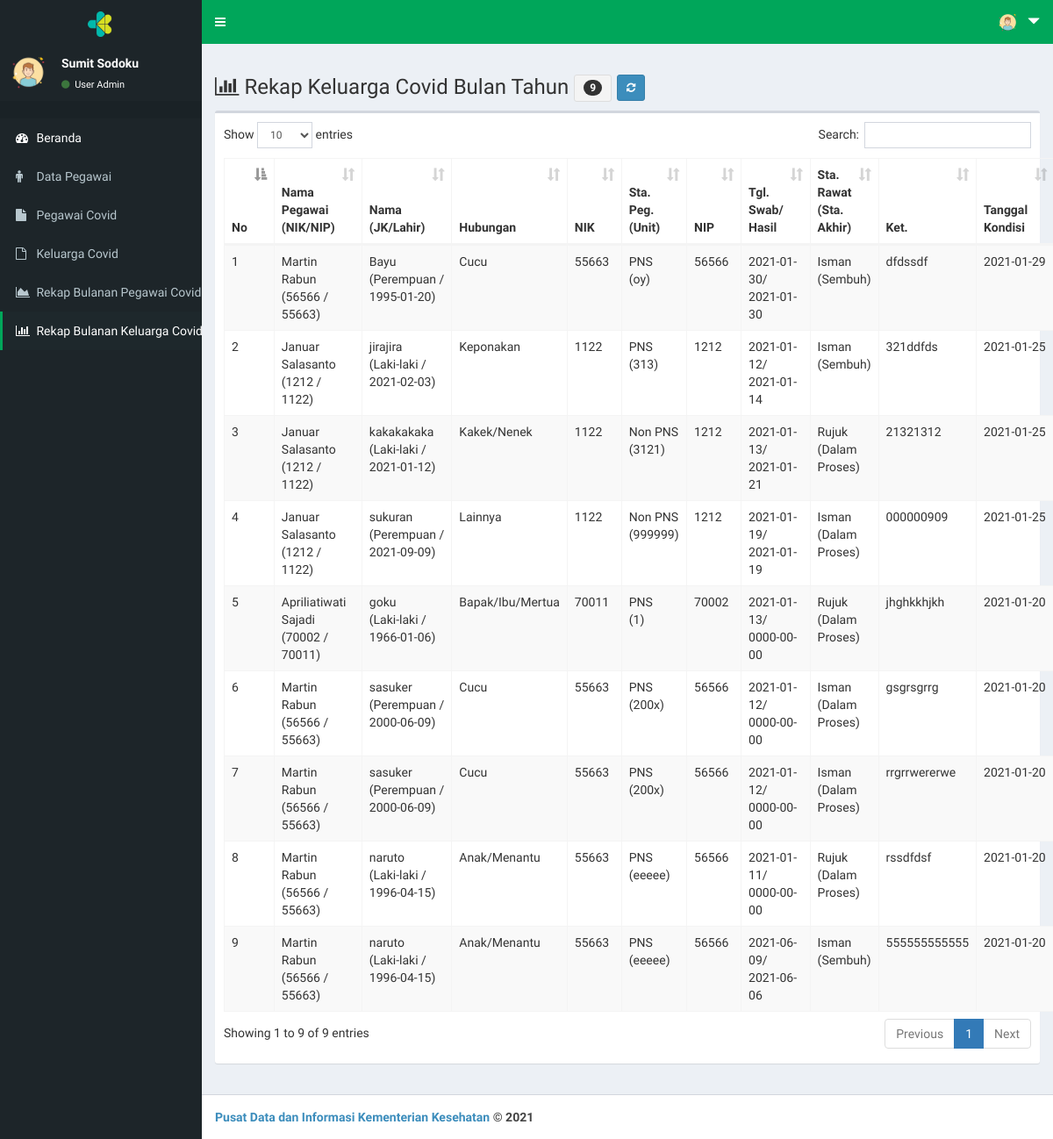
/page/index.php?menu=rekkel_detail&rekkel_id=29 (signed in), run on the app's committed database.
### tables this page shows
CREATE TABLE `tb_user` (
  `user_id` int(11) NOT NULL,
  `user_nama` varchar(30) NOT NULL,
  `user_email` varchar(30) NOT NULL,
  `user_telp` varchar(15) NOT NULL,
  `user_akses` enum('Super','Admin') NOT NULL,
  `user_org` varchar(100) NOT NULL,
  `user_orgsat` varchar(100) NOT NULL,
  `user_orgunit` varchar(100) NOT NULL,
  `user_name` varchar(15) NOT NULL,
  `user_pass` varchar(40) NOT NULL,
  `user_nip` varchar(20) NOT NULL,
  `user_nik` varchar(20) NOT NULL
);

CREATE TABLE `tb_kel` (
  `kel_id` int(11) NOT NULL,
  `kel_peg_id` int(11) NOT NULL,
  `kel_peg_nama` varchar(30) NOT NULL,
  `kel_peg_nip` varchar(20) NOT NULL,
  `kel_peg_nik` varchar(20) NOT NULL,
  `kel_nama` varchar(30) NOT NULL,
  `kel_jk` enum('Laki-laki','Perempuan') NOT NULL,
  `kel_hubungan` enum('Suami/Istri','Anak/Menantu','Bapak/Ibu/Mertua','Kakak/Adik','Kakek/Nenek','Cucu','Paman/Bibi','Sepupu','Keponakan','Lainnya') NOT NULL,
  `kel_tgllahir` date NOT NULL,
  `kel_nik` varchar(20) NOT NULL,
  `kel_stapeg` varchar(30) NOT NULL,
  `kel_unitkerja` varchar(40) NOT NULL,
  `kel_nip` varchar(20) NOT NULL,
  `kel_tglswab` date NOT NULL,
  `kel_tglhasil` date NOT NULL,
  `kel_starawat` enum('Isman','Rujuk') NOT NULL,
  `kel_staakhir` enum('Dalam Proses','Sembuh','Meninggal') NOT NULL,
  `kel_ket` text NOT NULL,
  `kel_tgl` date NOT NULL,
  `kel_tglinput` date NOT NULL
);

### page/rekkel_detail.php (the view, shortened to what this page needs)
<?php
  $rekkel_id = $_GET['rekkel_id'];
  $query1  = mysqli_query($koneksi,"SELECT * FROM tb_rekkel WHERE rekkel_id='$rekkel_id'");
  $data1   = mysqli_fetch_array($query1);
  $rekkel_tahun = $data1['rekkel_tahun'];
  $rekkel_bulan0 = $data1['rekkel_bulan'];
  $rekkel_bulan  = date('m',strtotime($rekkel_bulan0));
?>
<!DOCTYPE html>
<html>
<head>
</head>
<body>
    <div class="row">
    <div class="col-xs-12 col-md-12">
      <h3><span class="fa fa-bar-chart"></span>
        Rekap Keluarga Covid Bulan <?php echo $rekap_bulan0; ?> Tahun <?php echo $rekap_tahun; ?>
        <?php
          $qjumlah = mysqli_query($koneksi,"SELECT * FROM tb_kel WHERE YEAR(kel_tgl)='$rekkel_tahun'  AND  MONTH(kel_tgl)='$rekkel_bulan' ORDER BY kel_id DESC");
          $jumlah = mysqli_num_rows($qjumlah);
        ?>
        <button class="btn btn-sm btn-default"><span class="badge"><?php echo $jumlah; ?></span></button>
        <a href="?menu=rekkel_detail&rekkel_id=<?php echo $data['rekkel_id']; ?>" class="btn btn-sm btn-primary"><span class="fa fa-refresh"></a>
    </h3>
    </div>
  </div>
  <div class="box">
        <div class="box-body">
            <table id="example1" class="table table-bordered table-striped">
              <thead>
                <tr>
                  <th>No</th>
                  <th>Nama Pegawai (NIK/NIP)</th>
                  <th>Nama (JK/Lahir)</th>
                  <th>Hubungan</th>
                  <th>NIK</th>
                  <th>Sta. Peg. (Unit)</th>
                  <th>NIP</th>
                  <th>Tgl. Swab/ Hasil</th>
                  <th>Sta. Rawat (Sta. Akhir)</th>
                  <th>Ket.</th>
                  <th>Tanggal Kondisi</th>
                </tr>
              </thead>
              <tbody>
          <?php
              $no = 1;
              $sql = $koneksi->query("SELECT * FROM tb_kel WHERE YEAR(kel_tgl)='$rekkel_tahun'  AND  MONTH(kel_tgl)='$rekkel_bulan' ORDER BY kel_id DESC");
              while ($data=$sql->fetch_assoc()) {
          ?>
            <tr>
                <td> <?php echo $no++; ?> </td>
                <td> <?php echo $data['kel_peg_nama']; ?>
                  <br>
                  <?php echo "(".$data['kel_peg_nip']." / ".$data['kel_peg_nik'].")"    ; ?></td>
                <td> <?php echo $data['kel_nama']; ?>
                  <br>
                <?php echo "(".$data['kel_jk']." / ".$data['kel_tgllahir'].")"    ; ?></td>
                <td> <?php echo $data['kel_hubungan']; ?></td>
                <td> <?php echo $data['kel_peg_nik']; ?></td>
                <td> <?php echo $data['kel_stapeg']; ?>
                  <br>
                <?php echo "(".$data['kel_unitkerja'].")"    ; ?></td>
                <td> <?php echo $data['kel_peg_nip']; ?></td>
                <td> <?php echo $data['kel_tglswab']."/"; ?>
                  <br>
                  <?php echo $data['kel_tglhasil']; ?>
                </td>
                <td> <?php echo $data['kel_starawat']; ?>
                  <br>
                  <?php echo "(".$data['kel_staakhir'].")"; ?>
                </td>
                <td> <?php echo $data['kel_ket']; ?></td>
                <td> <?php echo $data['kel_tgl']; ?></td>
            </tr>
              <?php
              }
          ?>
              </tbody>
          </table>
      </div>
  </div>
</body>
</html>

### page/index.php (shortened to what this page needs)
<?php
  include "../inc/koneksi.php";
  $qprofil        = mysqli_query($koneksi,"SELECT * FROM tb_user WHERE user_id='$_SESSION[userweb]'");
  $profil         = mysqli_fetch_array($qprofil);
?>
<!DOCTYPE html>
<html>
  <head>
    <link rel="stylesheet" href="../lte/bootstrap/css/bootstrap.min.css">
    <link rel="stylesheet" href="https://cdnjs.cloudflare.com/ajax/libs/font-awesome/4.5.0/css/font-awesome.min.css">
    <link rel="stylesheet" href="https://cdnjs.cloudflare.com/ajax/libs/ionicons/2.0.1/css/ionicons.min.css">
    <link rel="stylesheet" href="../lte/dist/css/AdminLTE.min.css">
    <link rel="stylesheet" href="../lte/plugins/datatables/dataTables.bootstrap.css">
    <link rel="stylesheet" href="../lte/dist/css/skins/_all-skins.css">
    <link rel="stylesheet" href="../inc/mystyle.css">
  </head>
  <body class="hold-transition skin-green">
  <div class="wrapper">
    <header class="main-header">
      <a href="" class="logo" style=" background-color: #1d2529 !important">
       <img src="kmk.png" alt="" style="width: 30px !important;">
      </a>
      <nav class="navbar  navbar-static-top" role="navigation">
        <a href="#" class="sidebar-toggle" data-toggle="offcanvas" role="button">
        </a>
      <div class="navbar-custom-menu">
        <ul class="nav navbar-nav">
          <li class="dropdown user user-menu">
            <a href="#" class="dropdown-toggle" data-toggle="dropdown">
              <img src="../lte/dist/img/m.png" class="user-image" alt="User Image">
              <span class="hidden-xs"><span class="glyphicon glyphicon-triangle-bottom"></span></span>
            </a>
          </li>
        </ul>
      </div>
    </nav>
  </header>
    <aside class="main-sidebar" style=" background-color: #1d2529 !important">
    <section class="sidebar" style="color: #ffffff !important">
      <div class="user-panel">
        <div class="pull-left image">
          <img src="../lte/dist/img/m.png" class="img-circle" alt="User Image">
        </div>
        <div class="pull-left info">
          <p><?php echo $profil['user_nama']; ?></p>
          <a href="#">
            <i class="fa fa-circle text-success"></i> User <?php echo $profil['user_akses']; ?></a>
        </div>
      </div>
      <?php
        @$menu= $_GET['menu'];
      ?>
      <ul class="sidebar-menu">
        <li class="header"></li>
        <li <?php if (
          $menu=="" ||
          $menu=="dashboard"
          ){echo "class='active'";} ?>>
            <a href="?menu=dashboard">
              <i class="fa fa-dashboard" style="color: #ffffff !important"></i>
              <span style="color: #ffffff !important">Beranda
              </span>
            </a>
        </li>
        <li <?php if (
          $menu=="peg_data" ||
          $menu=="peg_tambah" ||
          $menu=="peg_edit" ||
          $menu=="peg_hapus"||
          $menu=="peg_hapus_semua"||
          $menu=="kon_data"||
          $menu=="kon_edit"||
          $menu=="kon_tambah"||
          $menu=="kel_data"||
          $menu=="kel_edit"||
          $menu=="kel_tambah"||
          $menu=="kel_tambah_lama"||
          $menu=="kel_identitas"||
          $menu=="kel_identitas_edit"||
          $menu=="kel_identitas_hapus"
          ){echo "class='active'";} ?>>
            <a href="?menu=peg_data">
              <i class="fa fa-male"></i>
              <span>Data Pegawai
              </span>
            </a>
        </li>
        <li <?php if (
          $menu=="vkon_data"||
          $menu=="vkon_tambah"||
          $menu=="vkon_hapus"
          ){echo "class='active'";} ?>>
            <a href="?menu=vkon_data">
              <i class="fa fa-file"></i>
              <span>Pegawai Covid
              </span>
            </a>
        </li>
        <li <?php if (
          $menu=="vkel_data"||
          $menu=="vkel_tambah"||
          $menu=="vkel_hapus"
          ){echo "class='active'";} ?>>
            <a href="?menu=vkel_data">
              <i class="fa fa-file-o"></i>
              <span>Keluarga Covid
              </span>
            </a>
        </li>
        <li <?php if (
          $menu=="rekkon_data"||
          $menu=="rekkon_rekap"||
          $menu=="rekkon_detail"
          ){echo "class='active'";} ?>>
            <a href="?menu=rekkon_data">
              <i class="fa fa-area-chart"></i>
              <span>Rekap Bulanan Pegawai Covid
              </span>
            </a>
        </li>
        <li <?php if (
          $menu=="rekkel_data"||
          $menu=="rekkel_rekap"||
          $menu=="rekkel_detail"
          ){echo "class='active'";} ?>>
            <a href="?menu=rekkel_data">
              <i class="fa fa-bar-chart"></i>
              <span>Rekap Bulanan Keluarga Covid
              </span>
            </a>
        </li>
      </ul>
    </section>
  </aside>
  <div class="content-wrapper">
    <section class="content">
      <?php
        switch($_GET['menu']){
          case 'rekkel_detail':
          include "rekkel_detail.php";
          break;
                ?>
                <?php
        }
      ?>
    </section>
  </div>
  <footer class="main-footer">
    <strong><a href="">Pusat Data dan Informasi Kementerian Kesehatan</a> &copy; 2021 </a>
  </footer>
</div>
</body>
</html>

### data on the page
tb_user: user_nama "Sumit Sodoku", user_akses "Admin"
tb_kel: kel_peg_nama "Martin Rabun", kel_peg_nip "56566", kel_peg_nik "55663", kel_nama "Bayu", kel_jk "Perempuan", kel_tgllahir "1995-01-20", kel_hubungan "Cucu", kel_stapeg "PNS", kel_unitkerja "oy", kel_tglswab "2021-01-30", kel_tglhasil "2021-01-30", kel_starawat "Isman", kel_staakhir "Sembuh", kel_ket "dfdssdf", kel_tgl "2021-01-29"
tb_kel: kel_peg_nama "Januar Salasanto", kel_peg_nip "1212", kel_peg_nik "1122", kel_nama "jirajira", kel_jk "Laki-laki", kel_tgllahir "2021-02-03", kel_hubungan "Keponakan", kel_stapeg "PNS", kel_unitkerja "313", kel_tglswab "2021-01-12", kel_tglhasil "2021-01-14", kel_starawat "Isman", kel_staakhir "Sembuh", kel_ket "321ddfds", kel_tgl "2021-01-25"
tb_kel: kel_peg_nama "Januar Salasanto", kel_peg_nip "1212", kel_peg_nik "1122", kel_nama "kakakakaka", kel_jk "Laki-laki", kel_tgllahir "2021-01-12", kel_hubungan "Kakek/Nenek", kel_stapeg "Non PNS", kel_unitkerja "3121", kel_tglswab "2021-01-13", kel_tglhasil "2021-01-21", kel_starawat "Rujuk", kel_staakhir "Dalam Proses", kel_ket "21321312", kel_tgl "2021-01-25"
tb_kel: kel_peg_nama "Januar Salasanto", kel_peg_nip "1212", kel_peg_nik "1122", kel_nama "sukuran", kel_jk "Perempuan", kel_tgllahir "2021-09-09", kel_hubungan "Lainnya", kel_stapeg "Non PNS", kel_unitkerja "999999", kel_tglswab "2021-01-19", kel_tglhasil "2021-01-19", kel_starawat "Isman", kel_staakhir "Dalam Proses", kel_ket "000000909", kel_tgl "2021-01-25"
tb_kel: kel_peg_nama "Apriliatiwati Sajadi", kel_peg_nip "70002", kel_peg_nik "70011", kel_nama "goku", kel_jk "Laki-laki", kel_tgllahir "1966-01-06", kel_hubungan "Bapak/Ibu/Mertua", kel_stapeg "PNS", kel_unitkerja "1", kel_tglswab "2021-01-13", kel_tglhasil "0000-00-00", kel_starawat "Rujuk", kel_staakhir "Dalam Proses", kel_ket "jhghkkhjkh", kel_tgl "2021-01-20"
tb_kel: kel_peg_nama "Martin Rabun", kel_peg_nip "56566", kel_peg_nik "55663", kel_nama "sasuker", kel_jk "Perempuan", kel_tgllahir "2000-06-09", kel_hubungan "Cucu", kel_stapeg "PNS", kel_unitkerja "200x", kel_tglswab "2021-01-12", kel_tglhasil "0000-00-00", kel_starawat "Isman", kel_staakhir "Dalam Proses", kel_ket "gsgrsgrrg", kel_tgl "2021-01-20"
tb_kel: kel_peg_nama "Martin Rabun", kel_peg_nip "56566", kel_peg_nik "55663", kel_nama "sasuker", kel_jk "Perempuan", kel_tgllahir "2000-06-09", kel_hubungan "Cucu", kel_stapeg "PNS", kel_unitkerja "200x", kel_tglswab "2021-01-12", kel_tglhasil "0000-00-00", kel_starawat "Isman", kel_staakhir "Dalam Proses", kel_ket "rrgrrwererwe", kel_tgl "2021-01-20"
tb_kel: kel_peg_nama "Martin Rabun", kel_peg_nip "56566", kel_peg_nik "55663", kel_nama "naruto", kel_jk "Laki-laki", kel_tgllahir "1996-04-15", kel_hubungan "Anak/Menantu", kel_stapeg "PNS", kel_unitkerja "eeeee", kel_tglswab "2021-01-11", kel_tglhasil "0000-00-00", kel_starawat "Rujuk", kel_staakhir "Dalam Proses", kel_ket "rssdfdsf", kel_tgl "2021-01-20"
tb_kel: kel_peg_nama "Martin Rabun", kel_peg_nip "56566", kel_peg_nik "55663", kel_nama "naruto", kel_jk "Laki-laki", kel_tgllahir "1996-04-15", kel_hubungan "Anak/Menantu", kel_stapeg "PNS", kel_unitkerja "eeeee", kel_tglswab "2021-06-09", kel_tglhasil "2021-06-06", kel_starawat "Isman", kel_staakhir "Sembuh", kel_ket "555555555555", kel_tgl "2021-01-20"

### other printed values
$jumlah "9"
